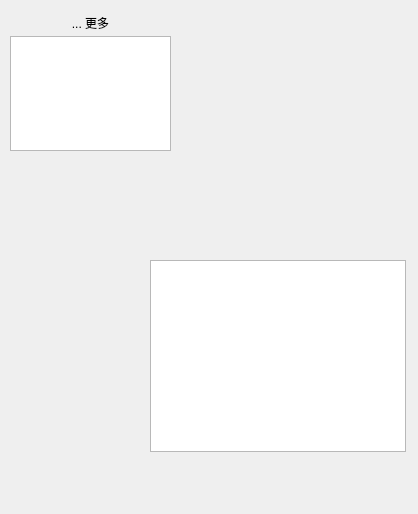
<?xml version="1.0" encoding="UTF-8"?>
<ui version="4.0">
 <class>FriendsExtendPanel</class>
 <widget class="QWidget" name="FriendsExtendPanel">
  <property name="geometry">
   <rect>
    <x>0</x>
    <y>0</y>
    <width>418</width>
    <height>514</height>
   </rect>
  </property>
  <property name="windowTitle">
   <string>FriendsExtendPanel</string>
  </property>
  <layout class="QVBoxLayout" name="verticalLayout_4">
   <property name="spacing">
    <number>0</number>
   </property>
   <property name="leftMargin">
    <number>0</number>
   </property>
   <property name="topMargin">
    <number>0</number>
   </property>
   <property name="rightMargin">
    <number>0</number>
   </property>
   <property name="bottomMargin">
    <number>0</number>
   </property>
   <item>
    <widget class="QWidget" name="widget" native="true">
     <property name="styleSheet">
      <string notr="true"/>
     </property>
     <widget class="FriendsListView" name="listView">
      <property name="geometry">
       <rect>
        <x>150</x>
        <y>260</y>
        <width>256</width>
        <height>192</height>
       </rect>
      </property>
     </widget>
     <widget class="QWidget" name="menupanel" native="true">
      <property name="geometry">
       <rect>
        <x>10</x>
        <y>10</y>
        <width>161</width>
        <height>141</height>
       </rect>
      </property>
      <property name="styleSheet">
       <string notr="true"/>
      </property>
      <layout class="QVBoxLayout" name="verticalLayout_2">
       <property name="spacing">
        <number>0</number>
       </property>
       <property name="leftMargin">
        <number>0</number>
       </property>
       <property name="topMargin">
        <number>0</number>
       </property>
       <property name="rightMargin">
        <number>0</number>
       </property>
       <property name="bottomMargin">
        <number>0</number>
       </property>
       <item>
        <widget class="QPushButton" name="pushButton">
         <property name="maximumSize">
          <size>
           <width>16777215</width>
           <height>16777215</height>
          </size>
         </property>
         <property name="styleSheet">
          <string notr="true"/>
         </property>
         <property name="text">
          <string>... 更多</string>
         </property>
         <property name="iconSize">
          <size>
           <width>0</width>
           <height>0</height>
          </size>
         </property>
         <property name="shortcut">
          <string>Ctrl+S</string>
         </property>
         <property name="flat">
          <bool>true</bool>
         </property>
        </widget>
       </item>
       <item>
        <widget class="QListWidget" name="menuItems">
         <property name="styleSheet">
          <string notr="true"/>
         </property>
         <property name="flow">
          <enum>QListView::TopToBottom</enum>
         </property>
         <property name="batchSize">
          <number>100</number>
         </property>
        </widget>
       </item>
      </layout>
     </widget>
    </widget>
   </item>
  </layout>
 </widget>
 <layoutdefault spacing="6" margin="11"/>
 <customwidgets>
  <customwidget>
   <class>FriendsListView</class>
   <extends>QListView</extends>
   <header>Friendslistview.h</header>
  </customwidget>
 </customwidgets>
 <resources/>
 <connections/>
</ui>
